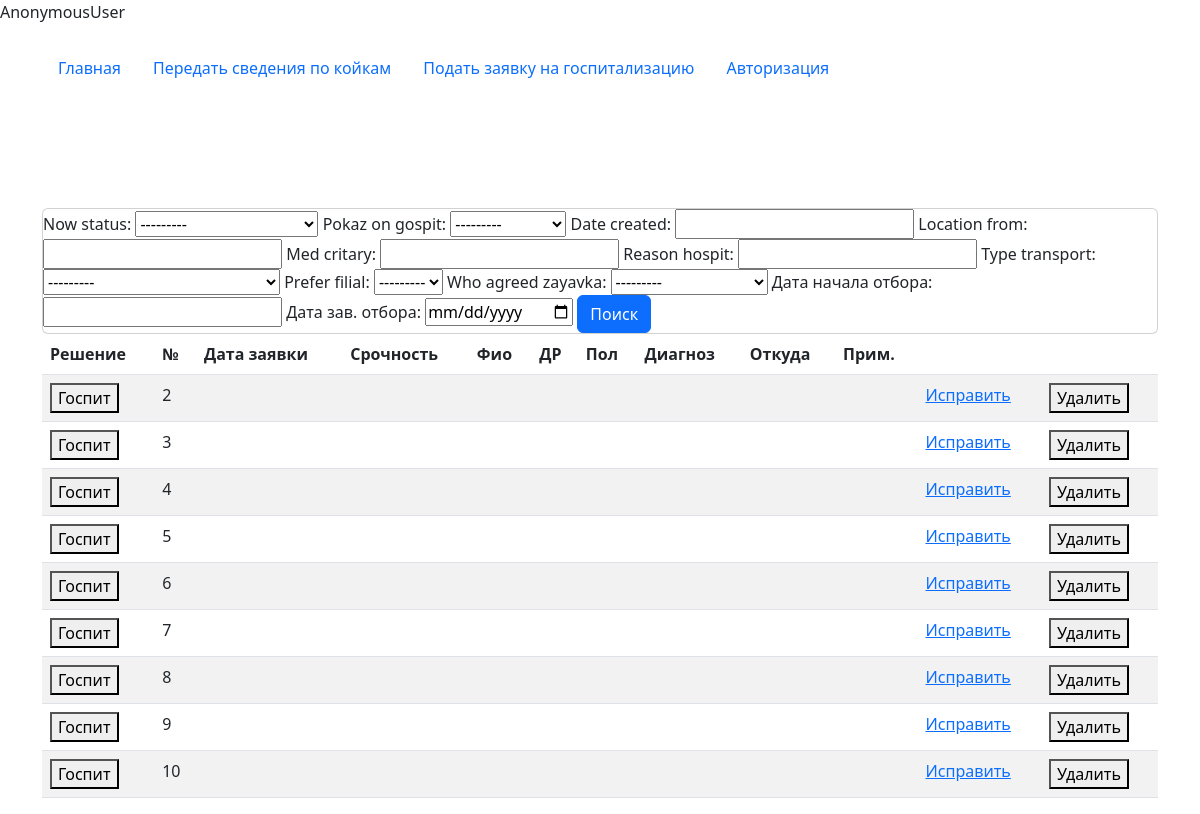
The app's page /zayavki/, older data.
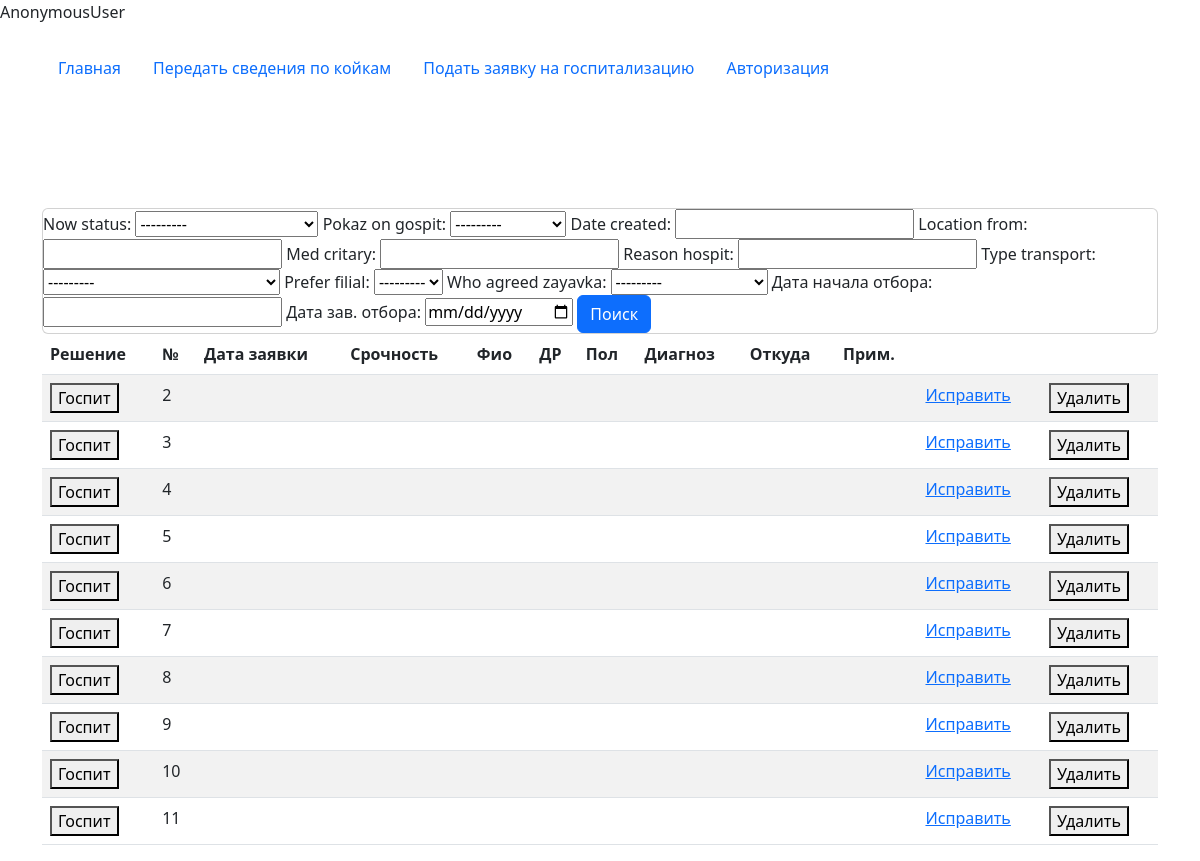
The same page, newer data.
### wait_list_app/models.py (models this page shows, shortened)
class ZayavkaNaGospit(models.Model):
    now_status = models.CharField(max_length=50,
                                        choices=[('Ожидает одобрения', 'Ожидает одобрения'),
                                                ('Одобрена', 'Одобрена'),
                                                ('Отложена', 'Отложена'),
                                                ('Отменена', 'Отменена'),
                                                ('Умер', 'Умер'),
                                                ('Госпитализирован', 'Госпитализирован') ])
    pokaz_on_gospit = models.CharField(max_length=15,
                                       choices=[('Мед план', 'Мед план'),
                                                ('Мед срочно', 'Мед срочно'),
                                                ('ОРДП план', 'ОРДП план')])
    date_created = models.DateTimeField(auto_now_add=True)
    location_from = models.CharField(max_length=150)
    med_critary = models.IntegerField(max_length=5)
    reason_hospit = models.TextField()
    type_transport = models.CharField(max_length=50,
                                        choices=[('СМП', 'СМП'),
                                                ('Машина с  носилками', 'Машина с  носилками'),
                                                ('Cобственным транспортом', 'Cобственным транспортом'),
                                                ('ЦЭМП', 'ЦЭМП'),
                                                ('Умер', 'Умер'),
                                                ('Машина без носилок', 'Машина без носилок') ])
    prefer_filial = models.ForeignKey(Filials, on_delete=models.CASCADE)
    who_agreed_zayavka = models.CharField(max_length=15,
                                       choices=[('Зав_ОВПП', 'Зав_ОВПП'),
                                                ('Зав_филиалом', 'Зав_филиалом'),
                                                ('Зав_ОДРП', 'Зав_ОДРП'),
                                                ('Врач_КЦ', 'Врач_КЦ'),
                                                ('Врач_деж_админ', 'Врач_деж_админ'),
                                                ('Глав_врач', 'Глав_врач'),
                                                ('Зам_по_амб', 'Зам_по_амб'),
                                                ('Зам_по_стац', 'Зам_по_стац'),
                                                ('ГВС', 'ГВС')])

### wait_list_app/views.py (the view)
def v_zayavka_info(request):
    zayavki = ZayavkaNaGospit.objects.all()
    myFilterZayv = FilterZayavki(request.GET, queryset=zayavki)
    zayavki = myFilterZayv.qs
    page = 'zayav_info'
    context = {"zayavki": zayavki,
              'myFilter':myFilterZayv,
               'page': page
               }
    return render(request, "wait_list_app/zayavki_list.html", context)

### wait_list_app/templates/wait_list_app/zayavki_list.html
{% extends 'wait_list_app/base_moselg.html' %}
{% load static %}
{% block content %}
<br>
    <div class="row">
        <div class="col">
            <div class="card card-body's">
                <form method="get">
                    {{ myFilter.form}}
                    <button class="btn btn-primary" type="submit">Поиск</button>
                </form>
            </div>
        </div>
    </div>
 <table  class="table table-striped table-hover">
        <thead>
            <tr>
                <th>Решение</th>
                <th>№</th>
                <th>Дата заявки</th>
                <th>Срочность</th>
                <th>Фио</th>
                <th>ДР</th>
                <th>Пол</th>
                <th>Диагноз</th>
                <th>Откуда</th>
                <th>Прим.</th>
                <th></th>
                <th></th>
            </tr>
        </thead>
        <tbody>
            {% for zayavka_ in zayavki %}
            <tr>
                <td><button class="editbtn">Госпит</button></td>
                <td>{{ zayavka_.id }}</td>
                <td>{{ zayavka_.create_at}}</td>
                <td>{{ zayavka_.quickly_categor }}</td>
                <td>{{ zayavka_.fio }}</td>
                <td>{{ zayavka_.birthday }}</td>
                <td>{{ zayavka_.gender }}</td>
                <td>{{ zayavka_.diagnoz }}</td>
                <td>{{ zayavka_.med_org }}</td>
                <td>{{ zayavka_.comment }}</td>
                <td><a href="#">Исправить {{ med_.id  }}</a></td>
                <td><button class="editbtn">Удалить</button></td>
            </tr>
            {% endfor %}
        </tbody>
    </table>
{% endblock %}

### wait_list_app/templates/wait_list_app/base_moselg.html (shortened to what this page needs)
<!doctype html>
<html lang="ru">
  <head>
    <link rel="stylesheet" href="https://cdnjs.cloudflare.com/ajax/libs/select2/4.0.13/css/select2.min.css" />
    <link href="https://cdn.jsdelivr.net/npm/bootstrap@5.3.0/dist/css/bootstrap.min.css" rel="stylesheet">
  </head>
<body>
{{ user }}
  <div class="container mt-4">
   <ul class="nav nav-pills" >
      <li><a class="nav-link {% if page  == 'main' %}active{% endif %}" href="{% url 'v_start_page' %}">Главная</a></li>
      <li><a class="nav-link {% if page  == 'beds1' %}active{% endif %}" href="{% url 'v_message_beds' %}">Передать сведения по койкам</a></li>
      <li><a class="nav-link {% if page  == 'zayavka' %}active{% endif %}" href="{% url 'v_zayavka' %}">Подать заявку на госпитализацию</a></li>
      {% if request.user.is_authenticated %}
       <li><a class="nav-link {% if page  == 'beds_info' %}active{% endif %}" href="{% url 'v_beds_info' %}">Сведения о койках</a></li>
       <li><a class="nav-link {% if page  == 'zayav_info' %}active{% endif %}" href="{% url 'v_zayavka_info' %}">Сведения о заявках</a></li>
       <li><a class="nav-link {% if page  == 'results' %}active{% endif %}" href="{% url 'results' %}">Показатели работы</a></li>
<li class="nav-item">   {% url 'logout_page' as url_logout_page %}
    <a class="nav-link btn-danger" href="{{url_logout_page}}">Выйти</a>      </li>
      {% else %}
        <li class="nav-item">
        {% url 'login_page' as url_login_page %}
        <a class="nav-link {% if url_login_page  == request.path %}active{% endif %}" href="{{url_login_page}}">Авторизация</a>
      {% endif %}
  </ul>
</div>
<div class="container mt-4">
<br><br><br>
{% block content %}{% endblock %}
      </div>
</body>
</html>

Row changes from the older to the newer data that the page shows:
added ZayavkaNaGospit: id "11"
